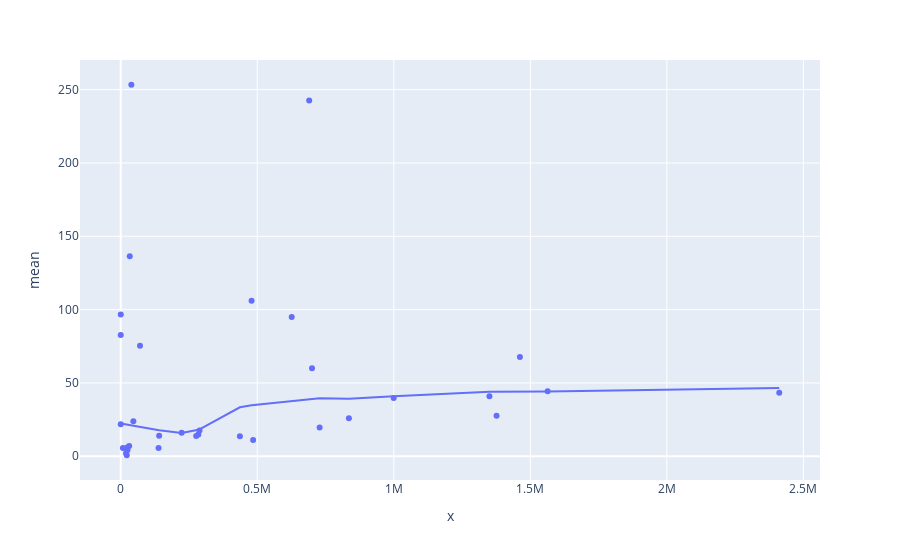

Notebook code cell kept with this figure:
### Code cell
gdp=pd.read_csv('gdp_state.csv')
gdp_list=list(gdp['gdp'])
fig=px.scatter(meanvar,x=gdp_list,y='mean',hover_name='index',size_max=50,trendline='lowess')
fig

### Figure 1 — Plotly figure (JSON) as saved in the notebook; plotly's stock layout.template omitted (floating-point values rounded to 4 significant figures)
{"data": [{"hovertemplate": "<b>%{hovertext}</b><br><br>x=%{x}<br>mean=%{y}<extra></extra>", "hovertext": ["Andaman and Nicobar", "Andhra Pradesh", "Arunachal Pradesh", "Assam", "Bihar", "Chandigarh", "Chhattisgarh", "Dadra and Nagar Haveli", "Daman and Diu", "Delhi", "Goa", "Haryana", "Himachal Pradesh", "Jammu and Kashmir", "Jharkhand", "Karnataka", "Kerala", "Lakshadweep", "Madhya Pradesh", "Maharashtra", "Manipur", "Meghalaya", "Mizoram", "Nagaland", "Orissa", "Puducherry", "Punjab", "Rajasthan", "Sikkim", "Tamil Nadu", "Tripura", "Uttar Pradesh", "Uttaranchal", "West Bengal"], "legendgroup": "", "marker": {"color": "#636efa", "symbol": "circle"}, "mode": "markers", "name": "", "orientation": "v", "showlegend": false, "type": "scatter", "x": [7871, 1563358, 22045, 288494, 484740, 38806, 284194, 0, 0, 690098, 70493, 626054, 140613, 138488, 276243, 1350257, 700532, 0, 728242, 2411600, 23968, 30790, 19457, 24281, 436374, 32962, 479141, 835558, 23495, 1461841, 46133, 1376324, 222836, 999585], "xaxis": "x", "y": [5.596, 44.28, 0.6957, 17.59, 11.06, 253.3, 14.89, 82.61, 96.68, 242.6, 75.34, 94.88, 14.0, 5.641, 13.84, 40.9, 60.08, 21.79, 19.56, 43.32, 4.455, 7.001, 2.097, 4.198, 13.6, 136.4, 106.0, 25.98, 5.952, 67.71, 23.89, 27.6, 15.96, 39.66], "yaxis": "y"}, {"hovertemplate": "<b>LOWESS trendline</b><br><br>x=%{x}<br>mean=%{y} <b>(trend)</b><extra></extra>", "legendgroup": "", "marker": {"color": "#636efa", "symbol": "circle"}, "mode": "lines", "name": "", "showlegend": false, "type": "scatter", "x": [0, 0, 0, 7871, 19457, 22045, 23495, 23968, 24281, 30790, 32962, 38806, 46133, 70493, 138488, 140613, 222836, 276243, 284194, 288494, 436374, 479141, 484740, 626054, 690098, 700532, 728242, 835558, 999585, 1350257, 1376324, 1461841, 1563358, 2411600], "xaxis": "x", "y": [22.28, 22.28, 22.28, 22.01, 21.61, 21.53, 21.48, 21.46, 21.45, 21.23, 21.15, 20.96, 20.71, 19.89, 17.81, 17.75, 15.84, 17.39, 18.06, 18.41, 33.43, 34.75, 34.85, 37.34, 38.81, 39.06, 39.54, 39.19, 40.97, 44.06, 44.08, 44.1, 44.2, 46.56], "yaxis": "y"}], "layout": {"legend": {"tracegroupgap": 0}, "margin": {"t": 60}, "xaxis": {"anchor": "y", "domain": [0, 1], "title": {"text": "x"}}, "yaxis": {"anchor": "x", "domain": [0, 1], "title": {"text": "mean"}}}}
